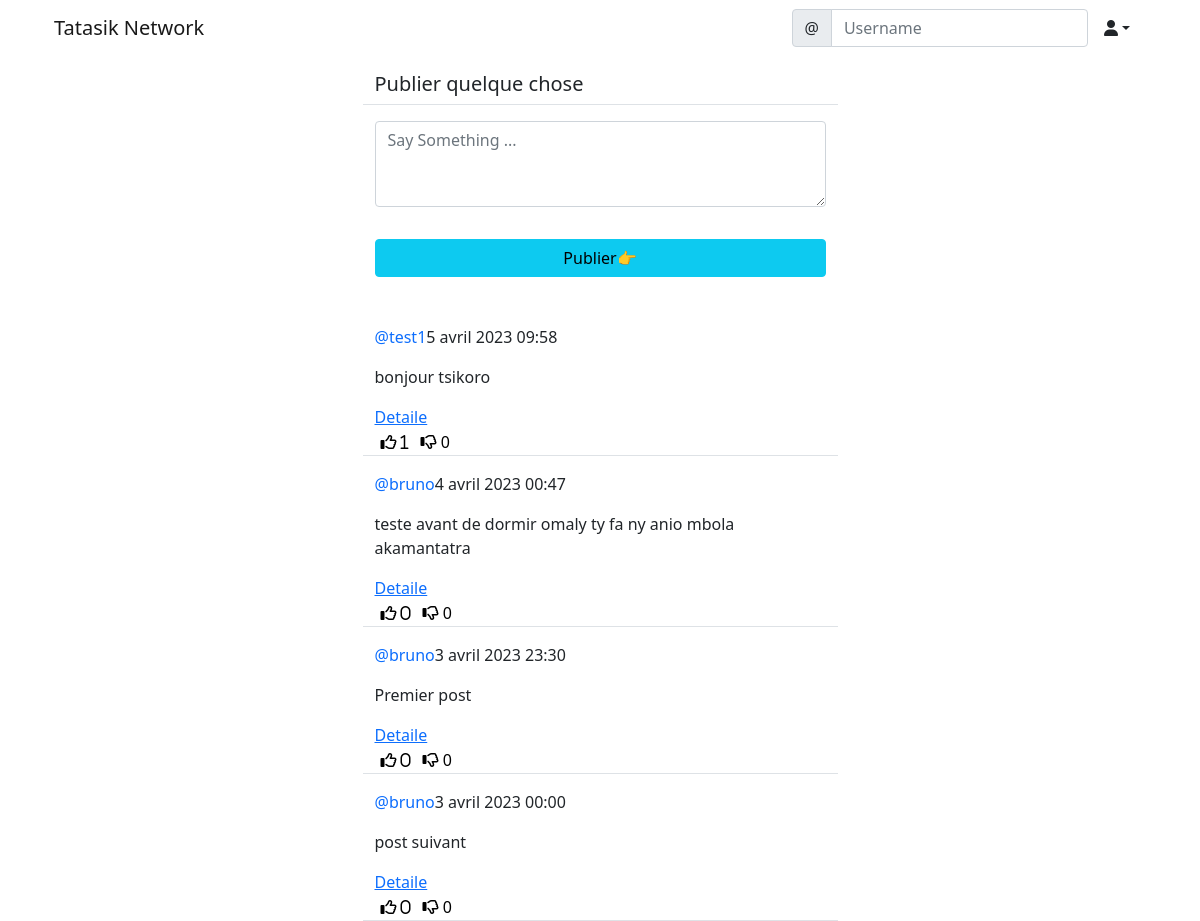
/social/ (signed in), run on the app's committed database.
### social/models.py (models this page shows)
class Post(models.Model):
	body = models.TextField()
	created_on = models.DateTimeField(default=timezone.now)
	author = models.ForeignKey(User, on_delete=models.CASCADE)
	likes = models.ManyToManyField(User, blank=True, related_name='likes')
	dislikes = models.ManyToManyField(User, blank=True, related_name='dislikes')

### social/views.py (the view, shortened to what this page needs)
# urls.py: path('', PostListView.as_view(), name='post-list'),
class PostListView(LoginRequiredMixin, View):
	def get(self, request, *args, **kwargs):
		posts = Post.objects.all().order_by('-created_on')
		form = PostForm()
		context = {
			'post_list': posts,
			'form': form,
		}
		return render(request,'social/post_list.html', context)

### social/forms.py
class PostForm(forms.ModelForm):
	body = forms.CharField(
		label='',
		widget=forms.Textarea(attrs={
			'rows': '3',
			'placeholder': 'Say Something ...'
		}))
	class Meta:
		model = Post
		fields = ['body']

### social/templates/social/post_list.html (shortened to what this page needs)
{% extends 'landing/base.html' %}
{% load crispy_forms_tags %}
{% block content %}
<div class="container">
	<div class="row justify-content-center mt-3">
		<div class="col-md-5 col-sm-12 border-bottom">
			<h5>Publier quelque chose</h5>
		</div>
	</div>
	<div class="row justify-content-center mt-3 mb-5">
		<div class="col-md-5 col-sm-12">
			<form method="POST">
				{{form | crispy}}
				<div class="d-grid gap-2">
					<button class="btn btn-info mt-3">Publier👉</button>
				</div>
			</form>
		</div>
	</div>
	{% for post in post_list %}
	<div class="row justify-content-center mt-3">
		<div class="col-md-5 col-sm-12 border-bottom">
			<p><a style="text-decoration: none" class="text-primary" href="{% url 'profile' post.author.profile.pk %}">@{{ post.author }}</a>{{ post.created_on }}</p>
			<div class="position-relative">
				<p>{{post.body}}</p>
				<a href="{% url 'post-detail' post.pk %}" class="stretched-link">Detaile</a>
			</div>
			<div class="d-flex flex-row">
				<form method="POST" action="{% url 'like' post.pk %}">
					<button style="background-color:transparent ; border: none; box-shadow: none;" type="submit">
						<i class="far fa-thumbs-up"><span> {{post.likes.all.count}}</span></i>
					</button>
				</form>
				<form method="POST" action="{% url 'dislike' post.pk %}">
					<button style="background-color:transparent ; border: none; box-shadow: none;" type="submit">
						<i class="far fa-thumbs-down"></i><span> {{post.dislikes.all.count}}</span>
					</button>
				</form>
			</div>
		</div>
	</div>
	{% endfor %}
</div>
{% endblock content %}

### data on the page
Post: author "test1", created_on "5 avril 2023 09:58", body "bonjour tsikoro", likes.all.count "1", dislikes.all.count "0"
Post: author "bruno", created_on "4 avril 2023 00:47", body "teste avant de dormir omaly ty fa ny anio mbola akamantatra", likes.all.count "0", dislikes.all.count "0"
Post: author "bruno", created_on "3 avril 2023 23:30", body "Premier post", likes.all.count "0", dislikes.all.count "0"
Post: author "bruno", created_on "3 avril 2023 00:00", body "post suivant", likes.all.count "0", dislikes.all.count "0"
